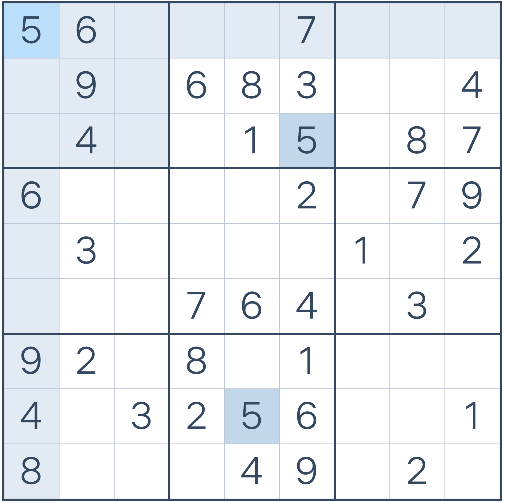
#> input picture OCR testing/OCR demo.PNG, 506 x 503 px, found by its file name
$ python ocr_tesseract_base.py
#> lines starting #> are read from the running program, lines starting #| are printed output that depends on the picture; after the words box and inside, x2 and y2 are one past the last pixel; in counts of white or black regions, pixels touching at a corner belong together
import pytesseract
import PIL.Image
import cv2

correct_board = [[5, 6, '', '', '', 7, '', '', ''],
                 ['', 9, '', 6, 8, 3, '', '', 4],
                 ['', 4, '', '', 1, 5, '', 8, 7],
                 [6, '', '', '', '', 2, '', 7, 9],
                 ['', 3, '', '', '', '', 1, '', 2],
                 ['', '', '', 7, 6, 4, '', 3, ''],
                 [9, 2, '', 8, '', 1, '', '', ''],
                 [4, '', 3, 2, 5, 6, '', '', 1],
                 [8, '', '', '', 4, 9, '', 2, '']]

image_path = "OCR testing/OCR demo.PNG"
img = cv2.imread(image_path)
#> img is the input picture: shape (503, 506, 3); mean B, G, R 242.2, 238, 233.9
gray = cv2.cvtColor(img, cv2.COLOR_BGR2GRAY)
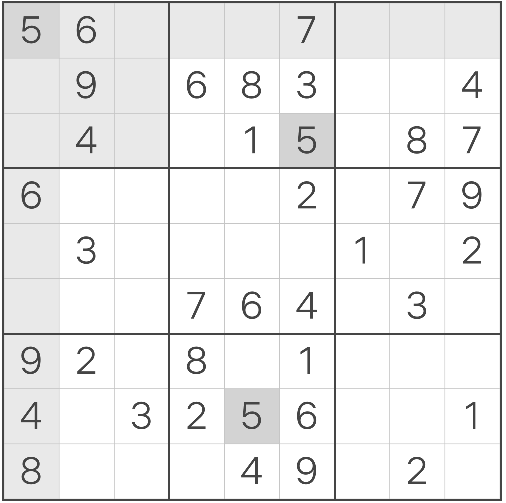
#> gray: shape (503, 506); min 69, max 255, mean 237.2
blurred = cv2.GaussianBlur(gray, (3, 3), 0)
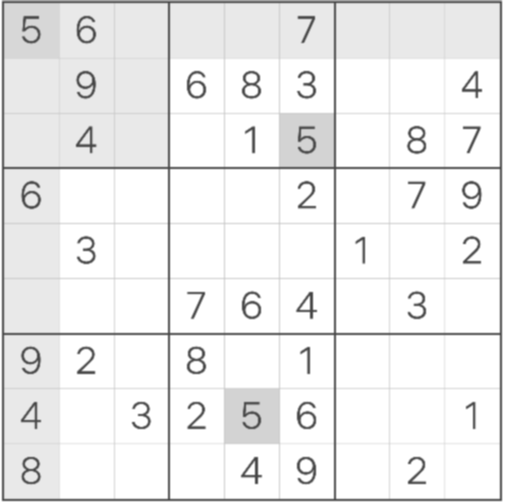
#> blurred: shape (503, 506); min 69, max 255, mean 237.2
thresh = cv2.adaptiveThreshold(blurred, 255, cv2.ADAPTIVE_THRESH_MEAN_C, cv2.THRESH_BINARY_INV, 11, 2)
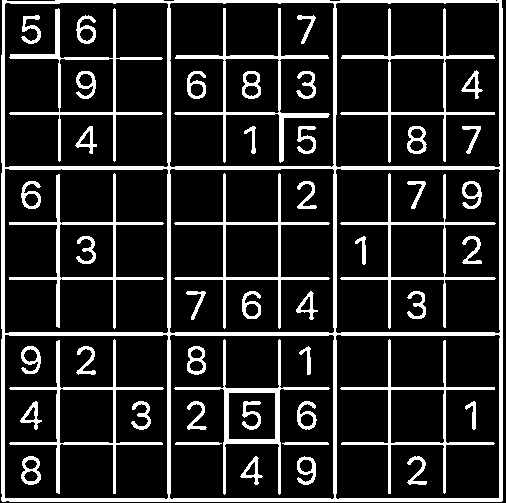
#> thresh: shape (503, 506); 16% white; 50 white regions, largest, box (x1, y1, x2, y2) and area: (1, 0, 503, 502) 14930, (174, 8, 330, 163) 2110, (9, 173, 164, 329) 1940
inverted = cv2.bitwise_not(thresh)

kernel = cv2.getStructuringElement(cv2.MORPH_RECT, (2, 2))
dilated = cv2.dilate(inverted, kernel)
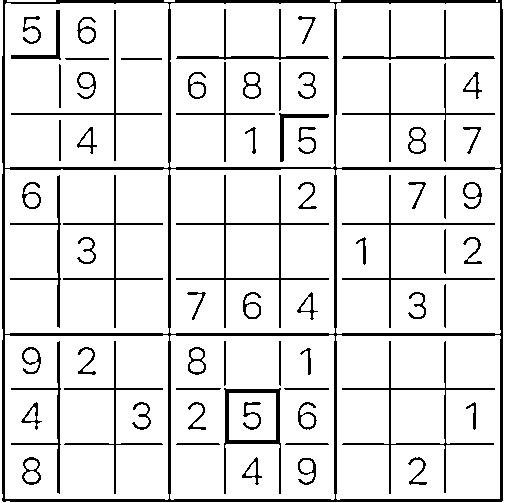
#> dilated: shape (503, 506); 88.8% white; 68 black regions, largest, box (x1, y1, x2, y2) and area: (2, 0, 503, 502) 11353, (176, 175, 329, 328) 1208, (342, 341, 495, 494) 1168
clahe = cv2.createCLAHE(clipLimit=2.0, tileGridSize=(8, 8))
contrast = clahe.apply(dilated)

height, width = contrast.shape
#> height = 503; width = 506
cell_h, cell_w = height // 9, width // 9
#> cell_h = 55; cell_w = 56

custom_config = r"--psm 10 -c tessedit_char_whitelist=123456789"

board = []

for i in range(9):
    row = []
    for j in range(9):
        x1, y1 = j * cell_w, i * cell_h
        x2, y2 = (j + 1) * cell_w, (i + 1) * cell_h

        cell = thresh[y1:y2, x1:x2]

        cell = cv2.resize(cell,(100, 100), interpolation=cv2.INTER_LINEAR)
        cell = cv2.copyMakeBorder(cell, 10, 10, 10, 10, cv2.BORDER_CONSTANT, value=0)

        # OCR
        if cv2.countNonZero(cell) <50:
            row.append('')
            continue

#> (the run stopped early here; a loop or call above may not have finished)
